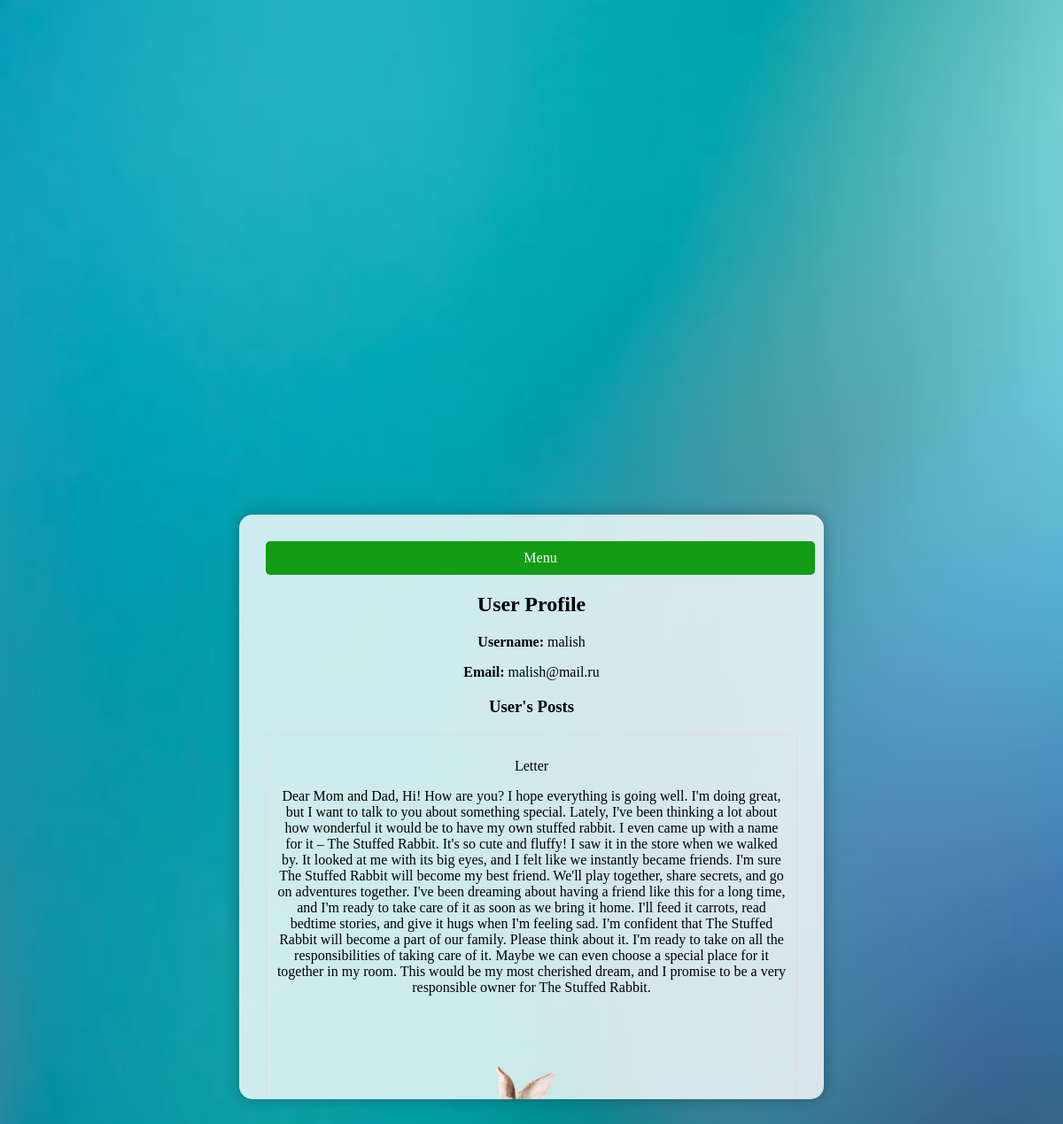
Page /accounts/profile/ (signed in) on the committed database.
### main/models.py (models this page shows, shortened)
class Author(models.Model):
    name = models.CharField(max_length=100, blank=False)
    email = models.EmailField(primary_key=True, blank=False)
    user = models.OneToOneField(User, on_delete=models.SET_NULL, null=True, blank=True)

class Post(models.Model):
    POST_TYPES = [('c', 'copyright'), ('p', 'public content')]
    title = models.CharField(max_length=200)
    content = models.TextField()
    post_type = models.CharField(max_length=1, choices=POST_TYPES)
    image = models.ImageField(upload_to='uploads')
    author = models.ForeignKey(Author, on_delete=models.CASCADE)

### main/views.py (the view)
# urls.py: path('accounts/profile/', UserProfileView.as_view(), name='user_profile'),
class UserProfileView(LoginRequiredMixin, View):
    template_name = 'registration/user_profile.html'
    def get(self, request, *args, **kwargs):
        return render(request, self.template_name)

### main/templates/registration/user_profile.html (shortened to what this page needs)
{% load static %}
<html lang="en">
<head>
    <link rel="stylesheet" type="text/css" href="{% static 'main/css/user_profile.css' %}">
</head>
<body>
    <div class="user-profile-container">
        <a href="{% url 'posts' %}" class="button Menu-button">Menu</a>
        <h2>User Profile</h2>
        <p><strong>Username:</strong> {{ user.author.name }}</p>
        <p><strong>Email:</strong> {{ user.author.email }}</p>
        <h3>User's Posts</h3>
        {% for post in user.author.post_set.all %}
            <div class="post">
                <p>{{ post.title }}</p>
                <p>{{ post.content }}</p>
                {% if post.image %}
                    <img src="{{ post.image.url }}" alt="{{ post.title }} Image">
                {% endif %}
            </div>
        {% endfor %}
    </div>
</body>
</html>

### main/static/main/css/user_profile.css (style rules this page uses)
body { display: flex; align-items: center; justify-content: center; height: 100vh; margin: 0; background-image: url('/static/main/img/loginfon1.jpg'); background-size: cover; }
.user-profile-container { max-width: 600px; width: 90%; padding: 30px; border-radius: 15px; background-color: rgba(255, 255, 255, 0.8); box-shadow: 0 0 15px rgba(0, 0, 0, 0.3); text-align: center; margin-top: 50px; max-height: 600px; overflow-y: auto; position: static; }
.Menu-button, .logout-button { width: 100%; padding: 10px; text-align: center; text-decoration: none; border: none; border-radius: 5px; cursor: pointer; display: block; margin-bottom: 10px; }
.Menu-button { background-color: #129c14; color: white; }
.user-profile-container h2 { margin-bottom: 20px; }
.user-profile-container p { margin-bottom: 10px; }
.post { margin-top: 20px; padding: 10px; border: 1px solid #ddd; border-radius: 5px; }
.post img { max-width: 100%; height: auto; border-radius: 5px; margin-top: 10px; }

### rows in the picture
Post: title "Letter", content "Dear Mom and Dad, Hi! How are you? I hope everything is going well. I'm doing great, but I want to talk to you about something special. Lately, I've been thinking a lot about how wonderful it would be to have my own stuffed rabbit. I even came up with a name for it – The Stuffed Rabbit. It's so cute and fluffy! I saw it in the store when we walked by. It looked at me with its big eyes, and I felt like we instantly became friends. I'm sure The Stuffed Rabbit will become my best friend. We'll play together, share secrets, and go on adventures together. I've been dreaming about having a friend like this for a long time, and I'm ready to take care of it as soon as we bring it home. I'll feed it…", image (picture)

### other values in the picture
{{ user.author.name }} "malish"
{{ user.author.email }} "malish@mail.ru"
